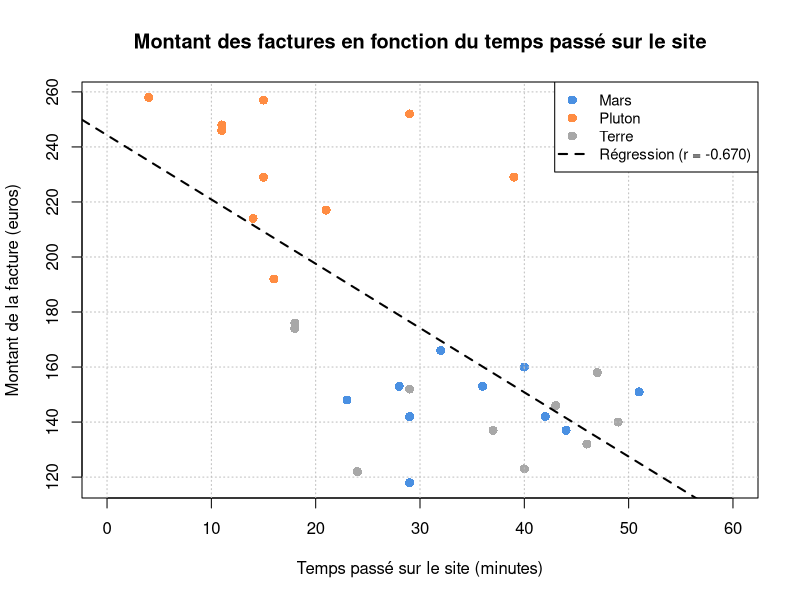

Write the R code that produced this figure.
# ============================================================================
# NUAGE DE POINTS : MONTANT EN FONCTION DU TEMPS
# ============================================================================
# Ce script affiche un nuage de points (scatter plot) du montant des achats
# en fonction du temps passé sur le site
# ============================================================================

# ----------------------------------------------------------------------------
# 1. CHARGEMENT DES DONNÉES
# ----------------------------------------------------------------------------

donnees <- read.csv("chaussures.csv", header = TRUE, stringsAsFactors = FALSE)

cat("\n=== APERÇU DES DONNÉES ===\n")
print(head(donnees))

# ----------------------------------------------------------------------------
# 2. STATISTIQUES DESCRIPTIVES
# ----------------------------------------------------------------------------

cat("\n\n=== STATISTIQUES DESCRIPTIVES ===\n")

cat("\nVariable TEMPS (minutes passées sur le site) :\n")
cat(sprintf("  Minimum    : %.2f\n", min(donnees$Temps)))
cat(sprintf("  Maximum    : %.2f\n", max(donnees$Temps)))
cat(sprintf("  Moyenne    : %.2f\n", mean(donnees$Temps)))
cat(sprintf("  Médiane    : %.2f\n", median(donnees$Temps)))
cat(sprintf("  Écart-type : %.2f\n", sd(donnees$Temps)))

cat("\nVariable MONTANT (euros) :\n")
cat(sprintf("  Minimum    : %.2f\n", min(donnees$Montant)))
cat(sprintf("  Maximum    : %.2f\n", max(donnees$Montant)))
cat(sprintf("  Moyenne    : %.2f\n", mean(donnees$Montant)))
cat(sprintf("  Médiane    : %.2f\n", median(donnees$Montant)))
cat(sprintf("  Écart-type : %.2f\n", sd(donnees$Montant)))

# ----------------------------------------------------------------------------
# 3. ANALYSE PAR ORIGINE
# ----------------------------------------------------------------------------

cat("\n\n=== RÉPARTITION PAR ORIGINE ===\n")
table_origine <- table(donnees$Origine)
print(table_origine)

cat("\nMontant moyen par origine :\n")
moyennes_origine <- aggregate(Montant ~ Origine, data = donnees, FUN = mean)
print(moyennes_origine)

cat("\nTemps moyen par origine :\n")
temps_origine <- aggregate(Temps ~ Origine, data = donnees, FUN = mean)
print(temps_origine)

# ----------------------------------------------------------------------------
# 4. CORRÉLATION ENTRE TEMPS ET MONTANT
# ----------------------------------------------------------------------------

cat("\n\n=== ANALYSE DE CORRÉLATION ===\n")

correlation <- cor(donnees$Temps, donnees$Montant)
cat(sprintf("Coefficient de corrélation (Pearson) : %.4f\n", correlation))

# Interprétation de la corrélation
if (abs(correlation) < 0.3) {
  interpretation <- "faible"
} else if (abs(correlation) < 0.7) {
  interpretation <- "modérée"
} else {
  interpretation <- "forte"
}

if (correlation > 0) {
  sens <- "positive"
} else {
  sens <- "négative"
}

cat(sprintf("Interprétation : corrélation %s %s\n", interpretation, sens))

# ----------------------------------------------------------------------------
# 5. NUAGE DE POINTS AVEC COLORATION PAR ORIGINE
# ----------------------------------------------------------------------------

cat("\n\n=== GÉNÉRATION DU NUAGE DE POINTS ===\n")

# Définir les couleurs pour chaque origine
couleurs_origine <- c("Mars" = "#4A90E2", "Pluton" = "#FF8C42", "Terre" = "#A8A8A8")

# Attribuer une couleur à chaque observation selon l'origine
couleurs_points <- couleurs_origine[donnees$Origine]

# Créer le nuage de points
plot(donnees$Temps, 
     donnees$Montant,
     main = "Montant des factures en fonction du temps passé sur le site",
     xlab = "Temps passé sur le site (minutes)",
     ylab = "Montant de la facture (euros)",
     xlim = c(0, 60),
     ylim = c(min(donnees$Montant), max(donnees$Montant)),
     col = couleurs_points,
     pch = 16,
     cex = 1.2)

# Ajouter une grille
grid(col = "gray", lty = "dotted")

# Ajouter une droite de régression
modele <- lm(Montant ~ Temps, data = donnees)
abline(modele, col = "black", lwd = 2, lty = 2)

# Ajouter une légende
legend("topright",
       legend = c(names(couleurs_origine), 
                  sprintf("Régression (r = %.3f)", correlation)),
       col = c(couleurs_origine, "black"),
       pch = c(16, 16, 16, NA),
       lty = c(NA, NA, NA, 2),
       lwd = c(NA, NA, NA, 2),
       pt.cex = c(1.2, 1.2, 1.2, NA),
       bg = "white",
       cex = 0.9)

cat("Nuage de points généré avec succès !\n")

# ----------------------------------------------------------------------------
# 6. MODÈLE DE RÉGRESSION LINÉAIRE
# ----------------------------------------------------------------------------

cat("\n\n=== MODÈLE DE RÉGRESSION LINÉAIRE ===\n")

# Résumé du modèle
print(summary(modele))

# Équation de la droite
intercept <- coef(modele)[1]
slope <- coef(modele)[2]

cat(sprintf("\nÉquation de la droite : Montant = %.2f + %.2f × Temps\n", 
            intercept, slope))

# Coefficient de détermination R²
r_squared <- summary(modele)$r.squared
cat(sprintf("R² = %.4f (%.1f%% de la variance expliquée)\n", 
            r_squared, r_squared * 100))

# ----------------------------------------------------------------------------
# 7. INTERPRÉTATION
# ----------------------------------------------------------------------------

cat("\n\n=== INTERPRÉTATION ===\n")
cat("Le nuage de points montre :\n")
cat("- Chaque point représente un client\n")
cat("- Position horizontale : temps passé sur le site\n")
cat("- Position verticale : montant de l'achat\n")
cat("- Couleur des points : origine du client (Mars, Pluton, Terre)\n")
cat("- La droite noire : tendance générale (régression linéaire)\n")
cat(sprintf("- La pente (%.2f) indique :\n", slope))
if (slope > 0) {
  cat(sprintf("  → Chaque minute supplémentaire augmente le montant de %.2f euros en moyenne\n", slope))
} else {
  cat(sprintf("  → Chaque minute supplémentaire diminue le montant de %.2f euros en moyenne\n", abs(slope)))
}

# ----------------------------------------------------------------------------
# FIN DU SCRIPT
# ----------------------------------------------------------------------------

cat("\n\n=== ANALYSE TERMINÉE ===\n")
